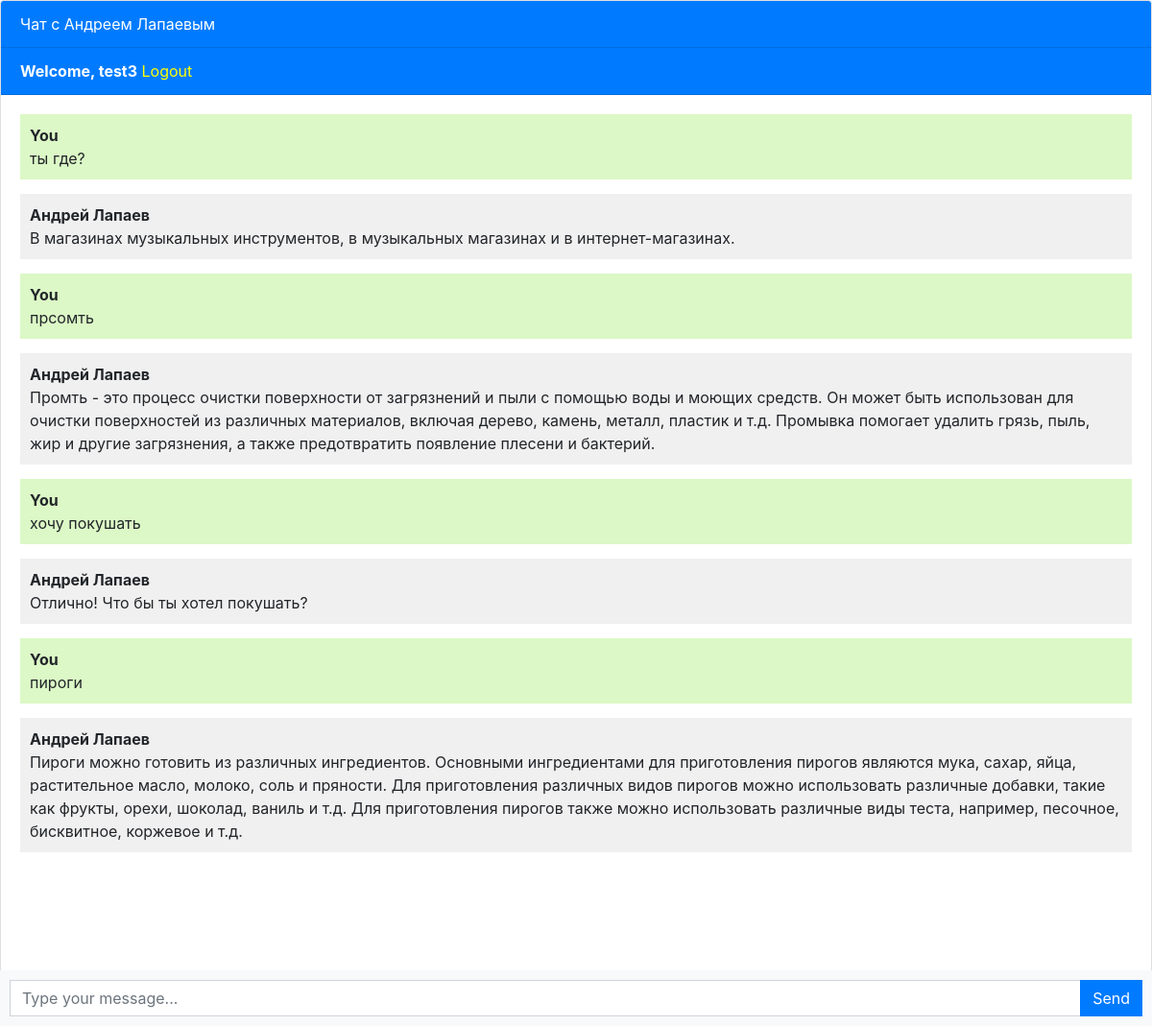
Screenshot of / (signed in) with the database file from the repository.
### chatbot/models.py (models this page shows, shortened)
class Chat(models.Model):
    user = models.ForeignKey(User, on_delete=models.CASCADE)
    message = models.TextField()
    response = models.TextField()
    created_at = models.DateTimeField(auto_now_add=True)

### chatbot/views.py (the view)
# urls.py: path('', views.chatbot, name='chatbot'),
def chatbot(request):
    chats = Chat.objects.filter(user=request.user)
    if request.method == 'POST':
        message = request.POST.get('message')
        response = ask_openai(message)
        chat = Chat(user=request.user, message=message, response=response, created_at=timezone.now())
        chat.save()
        return JsonResponse({'message': message, 'response': response})
    return render(request, 'chatbot/chatbot.html', {'chats': chats})

### chatbot/templates/chatbot/chatbot.html (shortened to what this page needs)
{% extends 'chatbot/base.html' %}
{% block content %}
    <div class="chat-container">
        <div class="card flex-grow-1">
            <div class="card-header bg-primary text-white">Чат с Андреем Лапаевым</div>
            {% if user.is_authenticated %}
                <div class="card-header bg-primary text-white"><b>Welcome, {{ user.username }}</b> <a
                        style="color: yellow;" href="{% url 'logout' %}">Logout</a></div>
            {% else %}
                <div class="card-header bg-primary text-white"><a style="color: yellow" href="login">Login</a> <a
                        style="color: yellow;" href="{% url 'register' %}">Register</a></div>
            {% endif %}
            <div class="card-body messages-box">
                <ul class="list-unstyled messages-list">
                    {% for chat in chats %}
                        {% if chat.user == request.user %}
                            <li class="message sent">
                                <div class="message-text">
                                    <div class="message-sender">
                                        <b>You</b>
                                    </div>
                                    <div class="message-content">
                                        {{ chat.message }}
                                    </div>
                                </div>
                            </li>
                            <li class="message received">
                                <div class="message-text">
                                    <div class="message-sender">
                                        <b>Андрей Лапаев</b>
                                    </div>
                                    <div class="message-content">
                                        {{ chat.response }}
                                    </div>
                                </div>
                            </li>
                        {% endif %}
                    {% endfor %}
                </ul>
            </div>
            <br><br>
            <br><br>
            <br><br>
        </div>
        <form class="message-form">
            <div class="input-group">
                <input type="text" class="form-control message-input" placeholder="Type your message...">
                <div class="input-group-append">
                    <button type="submit" class="btn btn-primary btn-send">Send</button>
                </div>
            </div>
        </form>
    </div>
{% endblock %}

### chatbot/templates/chatbot/base.html (shortened to what this page needs)
<!DOCTYPE html>
<html lang="en">
  <head>
    <link rel="stylesheet" href="https://stackpath.bootstrapcdn.com/bootstrap/4.3.1/css/bootstrap.min.css">
  </head>
  <body>
    {% block content %}{% endblock %}
  </body>
</html>

### chatbot/templates/chatbot/chatbot.html (style rules this page uses)
body, html { height: 100%; }
.messages-box { flex: 1; overflow-y: auto; }
.messages-list { padding-left: 0; }
.message { margin-bottom: 15px; list-style: none; }
.message-text { padding: 10px; border-radius: 5px; }
.sent { background-color: #dcf8c6; align-self: flex-end; }
.received { background-color: #f1f0f0; align-self: flex-start; }
.message-form { display: flex; position: fixed; bottom: 0; left: 0; right: 0; padding: 10px; background-color: #f8f9fa; }
.message-input { flex: 1; border-radius: 0; border-right: none; }
.btn-send { border-radius: 0; }
.chat-container { height: 100%; display: flex; flex-direction: column; }

### rows the page displays
Chat: message "ты где?", response "В магазинах музыкальных инструментов, в музыкальных магазинах и в интернет-магазинах."
Chat: message "прсомть", response "Промть - это процесс очистки поверхности от загрязнений и пыли с помощью воды и моющих средств. Он может быть использован для очистки поверхностей из различных материалов, включая дерево, камень, металл, пластик и т.д. Промывка помогает удалить грязь, пыль, жир и другие загрязнения, а также предотвратить появление плесени и бактерий."
Chat: message "хочу покушать", response "Отлично! Что бы ты хотел покушать?"
Chat: message "пироги", response "Пироги можно готовить из различных ингредиентов. Основными ингредиентами для приготовления пирогов являются мука, сахар, яйца, растительное масло, молоко, соль и пряности. Для приготовления различных видов пирогов можно использовать различные добавки, такие как фрукты, орехи, шоколад, ваниль и т.д. Для приготовления пирогов также можно использовать различные виды теста, например, песочное, бисквитное, коржевое и т.д."

### other values shown
{{ user.username }} "test3"
